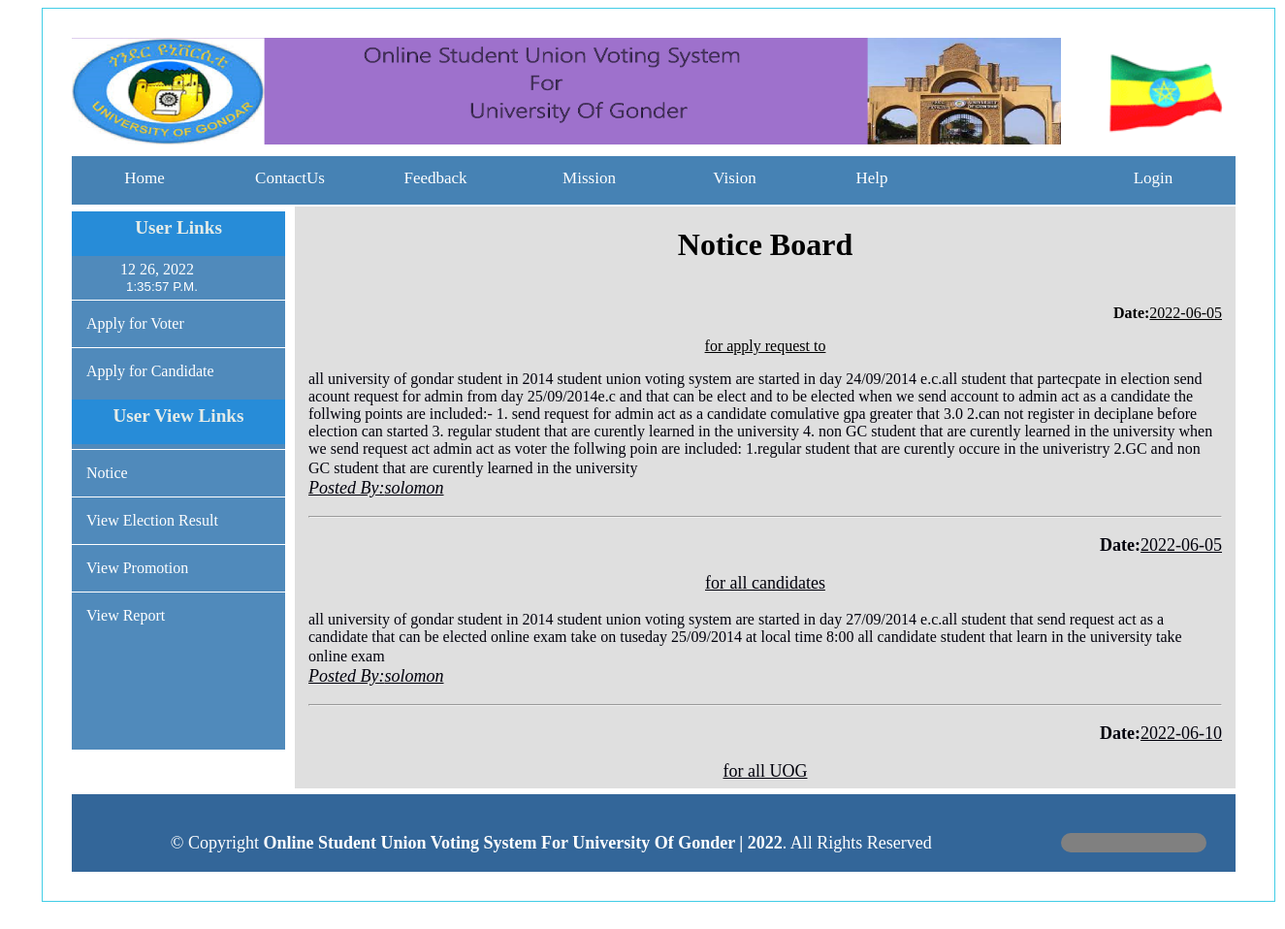
Screenshot of /NoticeView.php with the database file from the repository.
### tables this page shows
CREATE TABLE `notice` (
  `id` int(11) NOT NULL AUTO_INCREMENT,
  `Title` varchar(20) DEFAULT NULL,
  `Dates` date DEFAULT NULL,
  `Ex_Dates` date DEFAULT NULL,
  `myfile` longtext,
  `sender` varchar(20) DEFAULT NULL,
  PRIMARY KEY (`id`)
);

### NoticeView.php (the view, shortened to what this page needs)
<html>
<link  href="css/allcss.css" rel="stylesheet" type="text/css"/>
<head>
</head>
<body>
<div id="container">
		<div id="header">
		<?php
		include("headerhome.php");
	   ?>
		</div>
		<div id="menu">
		<?php
		include("menu.php");
		?>
	</div>
				<div id="leftside">
					<div id="applyside">
						<?php
						include("homesidemenu.php");
					   ?>
					</div>
				</div>
				<div id="content">
<?php include("popuplogin.php");?>
<fieldset style="border: none;">
<legend align="center"><H1>Notice Board</H1> </legend>
<?php
	$date=date('Y-m-d hh:mm');
	$sql1=mysql_query("SELECT * from notice where Ex_Dates>='$date' ORDER BY dates ASC") or die(mysql_error());
	$ro=mysql_num_rows($sql1);
	if($ro!='0')
	{
	$sql=mysql_query("SELECT * from notice where Ex_Dates>='$date' ORDER BY dates ASC") or die(mysql_error());
	while($row=mysql_fetch_array($sql))
	{
            echo"<p align='right'><b>Date:</b>"."<u>".$row['Dates']."</u>"."</p>";
            echo"<center>"."<u>".$row['Title']."</u>"."</center>"."</p>";
			echo "<font  size='3' color='#00000b'>".$row['myfile'];
           echo"<font size='4' color='#00000b'><br><u><i>Posted By:".$row['sender']."</i></u>"."</p>";
         	echo "<hr>"	;
	}
	}
	else
	{
		echo "There is No Posted Notice!!!";
	}
?>
</fieldset>
		    </div>
		<div id="footer">
			<?php
			include("footer.php");
			?>
	</div>
	</div>
</body>
</html>

### css/allcss.css (style rules this page uses)
body { background-size: cover; background-color: #fff; }
#header { height: 110px; width: 1200px; border: 5px; }
#container { padding-bottom: 30px; padding-top: 30px; padding-left: 30px; margin-left: 35px; height: auto; width: 1240px; background-color: #fff; border:1px Solid #42cde6; display:block; margin-bottom: 20px; }
#leftside { background-color: #508abb; width: 220px; height: 550px; float: left; margin-top: 10px; }
#content { background-color: #dfdfdf; width: 970px; height: 600px; margin-left: 230px; margin-top: 7px; overflow-x: hidden; overflow-y: hidden; }
#footer { margin-top: -12px; width: 1200px; height: 80px; background-color: #336699; }
#menu { margin-top: 5px; height: 50px; width: 1200px; text-align: center; margin: 2px auto; BACKGROUND-COLOR:#4682B4 ; float: left; line-height: 45px; }

### NoticeView.php (style rules this page uses)
#content { background-color: #dfdfdf; width: 970px; height: 600px; margin-left: 230px; margin-top: 7px; overflow-x: hidden; overflow-y: scroll; }

### rows the page displays
notice: Dates "2022-06-05", Title "for apply request to", myfile "all university of gondar student in 2014 student union voting system are started in day 24/09/2014 e.c.all student that partecpate in election send acount request for admin from day 25/09/2014e.c and that can be elect and to be elected when we send account to admin act as a candidate the follwing points are included:- 1. send request for admin act as a candidate comulative gpa greater that 3.0 2.can not register in deciplane before election can started 3. regular student that are curently learned in the university 4. non GC student that are curently learned in the university when we send request act admin act as voter the follwing poin are included: 1.regular student that are curently…", sender "solomon"
notice: Dates "2022-06-05", Title "for all candidates", myfile "all university of gondar student in 2014 student union voting system are started in day 27/09/2014 e.c.all student that send request act as a candidate that can be elected online exam take on tuseday 25/09/2014 at local time 8:00 all candidate student that learn in the university take online exam", sender "solomon"
notice: Dates "2022-06-10", Title "for all UOG"
